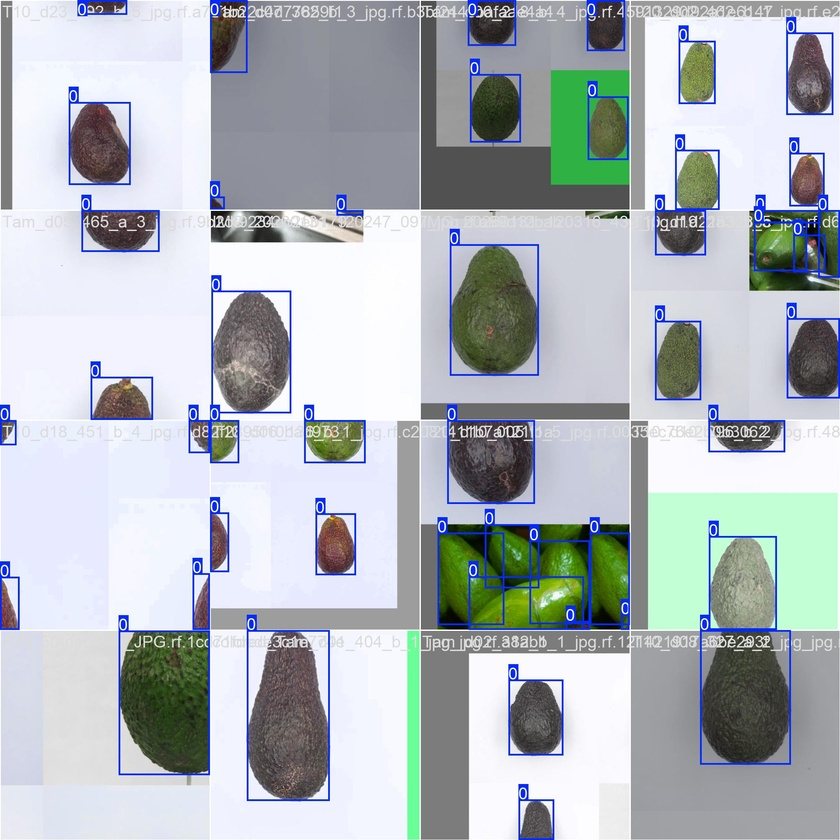
#> input picture backend/train_model/models_avocado-detect/yolo_avocado2/train_batch0.jpg, 840 x 840 px, shrunk from 1920 x 1920 before the run
$ python tune_avocado_colors.py
#> lines starting #> are read from the running program, lines starting #| are printed output that depends on the picture; after the words box and inside, x2 and y2 are one past the last pixel; in counts of white or black regions, pixels touching at a corner belong together
#> the answer given: models_avocado-detect/yolo_avocado2/train_batch0.jpg
import cv2
import numpy as np
from PIL import Image
import matplotlib.pyplot as plt

class AvocadoColorTuner:
    """Interactive tool for tuning avocado color detection parameters"""

    def __init__(self):
        self.image = None
        self.hsv = None

    def load_image(self, image_path):
        """Load an image for color analysis"""
        self.image = cv2.imread(image_path)
#> self.image is the input picture: shape (840, 840, 3); mean B, G, R 188.1, 183.1, 176.5
        if self.image is None:
            raise ValueError(f"Could not load image: {image_path}")
        self.hsv = cv2.cvtColor(self.image, cv2.COLOR_BGR2HSV)
#> self.hsv: shape (840, 840, 3); mean H, S, V 95.1, 35.6, 195.4
        print(f"✓ Loaded image: {image_path}")
        print(f"  Size: {self.image.shape[1]}x{self.image.shape[0]}")
#|   Size: 840x840
#|   Size: 840x840

    # [40 lines left out: function sample_color, not called in this run]

    def analyze_avocado_region(self, x, y, w, h):
        """
        Analyze HSV values in a rectangular region (e.g., an avocado)

        Args:
            x, y: Top-left corner
            w, h: Width and height
        """
        if self.hsv is None:
            raise ValueError("No image loaded. Call load_image() first.")

        region = self.hsv[y:y+h, x:x+w]

        # Statistics
        h_values = region[:, :, 0].flatten()
        s_values = region[:, :, 1].flatten()
        v_values = region[:, :, 2].flatten()

        print(f"\n🥑 Avocado Region Analysis ({w}x{h} pixels):")
        print(f"  H: min={np.min(h_values):.0f}, max={np.max(h_values):.0f}, "
              f"mean={np.mean(h_values):.1f}, median={np.median(h_values):.1f}")
        print(f"  S: min={np.min(s_values):.0f}, max={np.max(s_values):.0f}, "
              f"mean={np.mean(s_values):.1f}, median={np.median(s_values):.1f}")
        print(f"  V: min={np.min(v_values):.0f}, max={np.max(v_values):.0f}, "
              f"mean={np.mean(v_values):.1f}, median={np.median(v_values):.1f}")

        # Suggested ranges (with margin)
        margin_h, margin_s, margin_v = 5, 10, 10

        print(f"\n💡 Suggested HSV Range (with margin):")
        print(f"  Lower: [{max(0, np.min(h_values)-margin_h):.0f}, "
              f"{max(0, np.min(s_values)-margin_s):.0f}, "
              f"{max(0, np.min(v_values)-margin_v):.0f}]")
        print(f"  Upper: [{min(180, np.max(h_values)+margin_h):.0f}, "
              f"{min(255, np.max(s_values)+margin_s):.0f}, "
              f"{min(255, np.max(v_values)+margin_v):.0f}]")

        # Plot histograms
        self._plot_histograms(h_values, s_values, v_values)

        return {
            'h': {'min': np.min(h_values), 'max': np.max(h_values),
                  'mean': np.mean(h_values), 'median': np.median(h_values)},
            's': {'min': np.min(s_values), 'max': np.max(s_values),
                  'mean': np.mean(s_values), 'median': np.median(s_values)},
            'v': {'min': np.min(v_values), 'max': np.max(v_values),
                  'mean': np.mean(v_values), 'median': np.median(v_values)}
        }

    def _plot_histograms(self, h_values, s_values, v_values):
        """Plot HSV histograms"""
        fig, axes = plt.subplots(1, 3, figsize=(15, 4))

        axes[0].hist(h_values, bins=50, color='red', alpha=0.7)
        axes[0].set_title('Hue Distribution')
        axes[0].set_xlabel('Hue (0-180)')
        axes[0].set_ylabel('Frequency')
        axes[0].grid(alpha=0.3)

        axes[1].hist(s_values, bins=50, color='green', alpha=0.7)
        axes[1].set_title('Saturation Distribution')
        axes[1].set_xlabel('Saturation (0-255)')
        axes[1].set_ylabel('Frequency')
        axes[1].grid(alpha=0.3)

        axes[2].hist(v_values, bins=50, color='blue', alpha=0.7)
        axes[2].set_title('Value Distribution')
        axes[2].set_xlabel('Value (0-255)')
        axes[2].set_ylabel('Frequency')
        axes[2].grid(alpha=0.3)

        plt.tight_layout()
        plt.show()

    # [50 lines left out: function test_range, not called in this run]

    def interactive_sample(self, image_path):
        """
        Interactive tool to click on image and get HSV values

        Args:
            image_path: Path to image
        """
        self.load_image(image_path)

        print("\n🖱️  Interactive Color Sampler")
        print("=" * 50)
        print("Click on the image to sample colors.")
        print("Press 'q' to quit.")
        print("=" * 50)

        # Mouse callback
        def mouse_callback(event, x, y, flags, param):
            if event == cv2.EVENT_LBUTTONDOWN:
                self.sample_color(x, y, radius=10)

        # Create window and set callback
        cv2.namedWindow('Image - Click to Sample')
        cv2.setMouseCallback('Image - Click to Sample', mouse_callback)

        while True:
            cv2.imshow('Image - Click to Sample', self.image)
            if cv2.waitKey(1) & 0xFF == ord('q'):
#> (key q is pressed here)
                break

        cv2.destroyAllWindows()

    def compare_ranges(self, ranges_dict):
        """
        Compare multiple HSV ranges side by side

        Args:
            ranges_dict: Dictionary of {name: (lower, upper)}
        """
        if self.hsv is None:
            raise ValueError("No image loaded. Call load_image() first.")

        n_ranges = len(ranges_dict)
        fig, axes = plt.subplots(2, n_ranges, figsize=(5*n_ranges, 10))

        if n_ranges == 1:
            axes = axes.reshape(2, 1)

        for i, (name, (lower, upper)) in enumerate(ranges_dict.items()):
            lower = np.array(lower)
            upper = np.array(upper)

            mask = cv2.inRange(self.hsv, lower, upper)
            result = cv2.bitwise_and(self.image, self.image, mask=mask)

            # Mask
            axes[0, i].imshow(mask, cmap='gray')
            axes[0, i].set_title(f'{name}\nMask')
            axes[0, i].axis('off')

            # Result
            axes[1, i].imshow(cv2.cvtColor(result, cv2.COLOR_BGR2RGB))
            axes[1, i].set_title(f'{name}\nDetection')
            axes[1, i].axis('off')
#> this loop made 5 passes
#> pass 1, in compare_ranges, `mask = cv2.inRange(self.hsv, lower, upper)`:
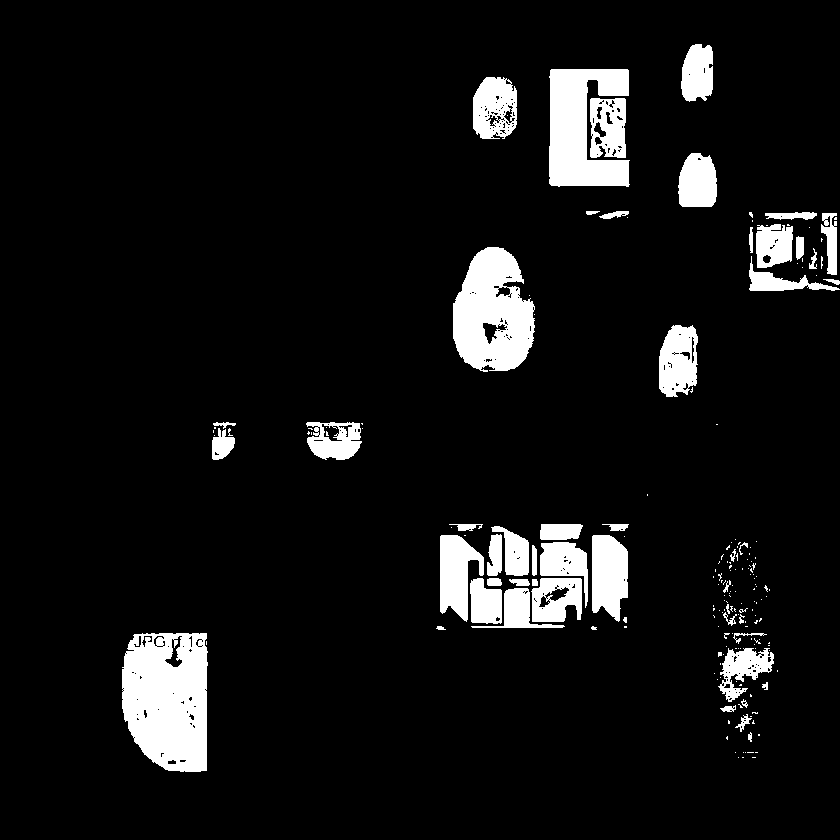
#> mask: shape (840, 840); 7.8% white; 195 white regions (145 under 20 px), largest, box (x1, y1, x2, y2) and area: (122, 633, 208, 772) 10076, (453, 247, 535, 372) 7311, (549, 69, 630, 187) 6429
#> pass 1, in compare_ranges, `result = cv2.bitwise_and(self.image, self.image, mask=mask)`:
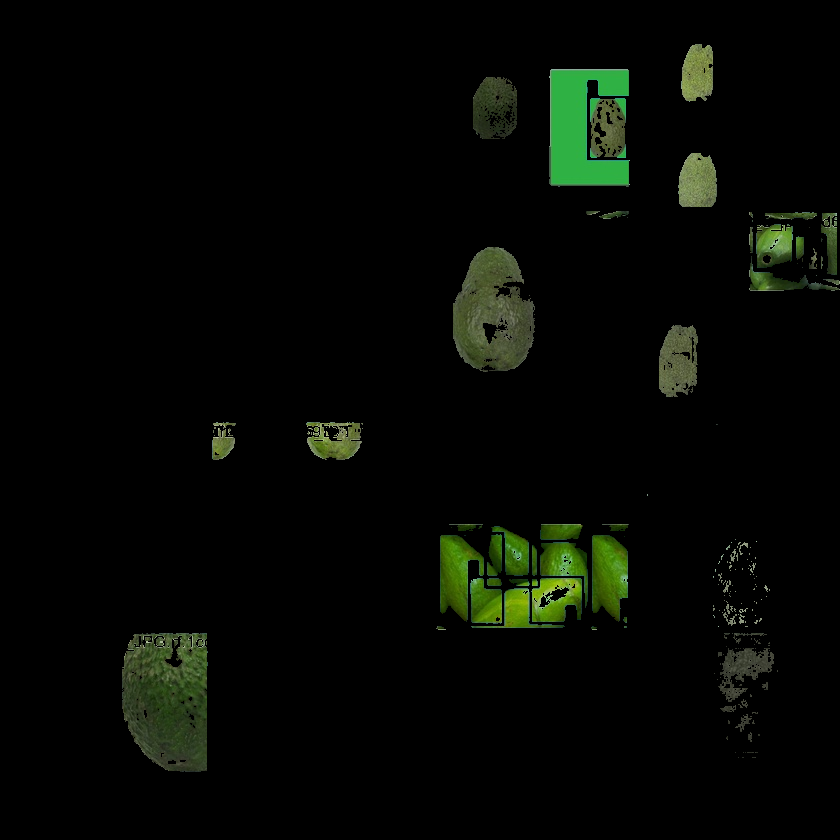
#> result: shape (840, 840, 3); mean B, G, R 3.7, 8.2, 5.5
#> pass 2, in compare_ranges, `mask = cv2.inRange(self.hsv, lower, upper)`:
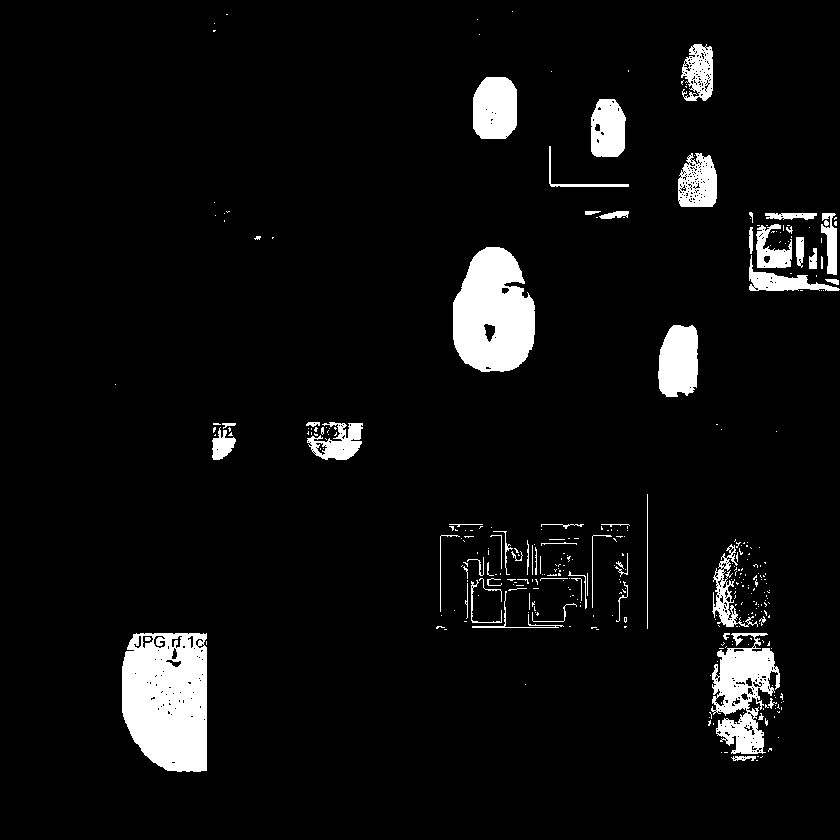
#> mask: shape (840, 840); 5.9% white; 344 white regions (280 under 20 px), largest, box (x1, y1, x2, y2) and area: (122, 633, 207, 772) 10158, (453, 247, 535, 372) 7807, (711, 633, 780, 754) 4416
#> pass 2, in compare_ranges, `result = cv2.bitwise_and(self.image, self.image, mask=mask)`:
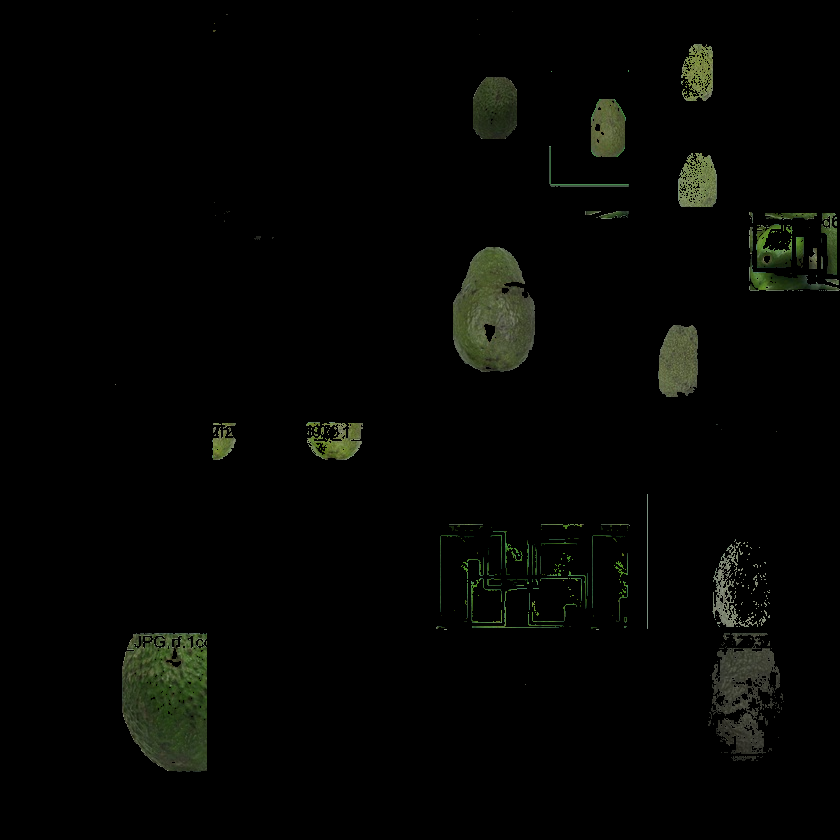
#> result: shape (840, 840, 3); mean B, G, R 3.1, 5.1, 4.2
#> after the loop: result: shape (840, 840, 3); mean H, S, V 0.3, 0.3, 0.3

        plt.tight_layout()
        plt.show()
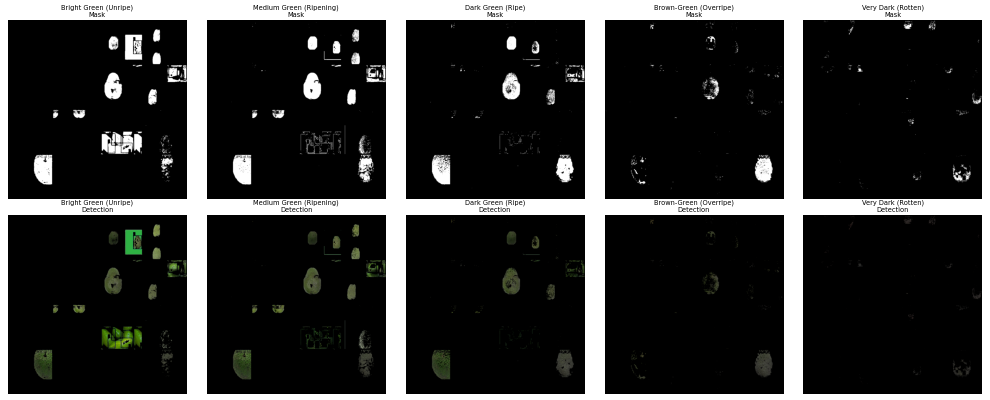
#> figure drawn by matplotlib, 10 panels

def main():
    """Example usage of the color tuner"""
    tuner = AvocadoColorTuner()

    print("🥑 Avocado Color Detection Tuner")
    print("=" * 60)
    print("\nThis tool helps you find the right HSV color ranges")
    print("for detecting avocados in your images.\n")

    # Example 1: Sample specific colors
    print("Example 1: Sample Color from Specific Point")
    print("-" * 60)
    image_path = input("Enter path to avocado image: ")

    try:
        tuner.load_image(image_path)

        # Interactive sampling
        print("\nStarting interactive mode...")
        tuner.interactive_sample(image_path)

    except Exception as e:
        print(f"Error: {e}")
        return

    # Example 2: Test predefined ranges
    print("\n\nExample 2: Test Current Detection Ranges")
    print("-" * 60)

    ranges_to_test = {
        'Bright Green (Unripe)': ([35, 40, 40], [85, 255, 200]),
        'Medium Green (Ripening)': ([30, 30, 30], [75, 200, 150]),
        'Dark Green (Ripe)': ([25, 20, 20], [65, 180, 100]),
        'Brown-Green (Overripe)': ([20, 15, 15], [40, 150, 80]),
        'Very Dark (Rotten)': ([0, 0, 20], [30, 100, 60]),
    }

    print("Comparing all 5 detection ranges...")
    tuner.compare_ranges(ranges_to_test)

    # Example 3: Analyze specific region
    print("\n\nExample 3: Analyze Specific Region")
    print("-" * 60)

    try:
        x = int(input("Enter region x (top-left): "))
#> the answer given: 3
        y = int(input("Enter region y (top-left): "))
#> the answer given: 3
        w = int(input("Enter region width: "))
#> the answer given: 100
        h = int(input("Enter region height: "))
#> the answer given: 100

        tuner.analyze_avocado_region(x, y, w, h)
#> in analyze_avocado_region, `region = self.hsv[y:y+h, x:x+w]`: region: shape (100, 100, 3); mean H, S, V 105, 18.5, 237
#> in analyze_avocado_region, `h_values = region[:, :, 0].flatten()`: h_values = 10000 values, max 178 at index 299, min 0 at index 0, mean 105
#> in analyze_avocado_region, `s_values = region[:, :, 1].flatten()`: s_values = 10000 values, max 255 at index 777, min 0 at index 0, mean 18.53
#> in analyze_avocado_region, `v_values = region[:, :, 2].flatten()`: v_values = 10000 values, max 255 at index 10, min 47 at index 392, mean 237
#|   H: min=0, max=178, mean=105.0, median=113.0
#|   S: min=0, max=255, mean=18.5, median=13.0
#|   V: min=47, max=255, mean=237.0, median=253.0
#|   Lower: [0, 0, 37]
#|   Upper: [180, 255, 255]
#> in _plot_histograms, `plt.show()`:
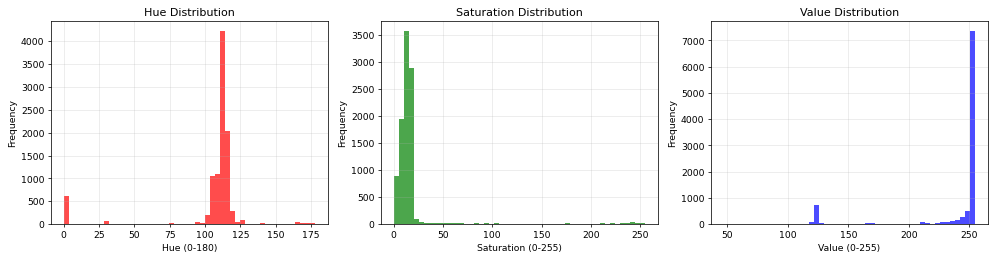
#> figure drawn by matplotlib, 3 panels; panel 1: tallest bar 4224 high, from x = 110.4 to 113.9; panel 2: tallest bar 3573 high, from x = 10.2 to 15.3; panel 3: tallest bar 7361 high, from x = 250.8 to 255

    except ValueError:
        print("Skipping region analysis...")

    print("\n✓ Color tuning session complete!")

if __name__ == "__main__":
    main()

$ run again, on backend/train_model/models_avocado-detect/yolo_avocado2/train_batch2.jpg
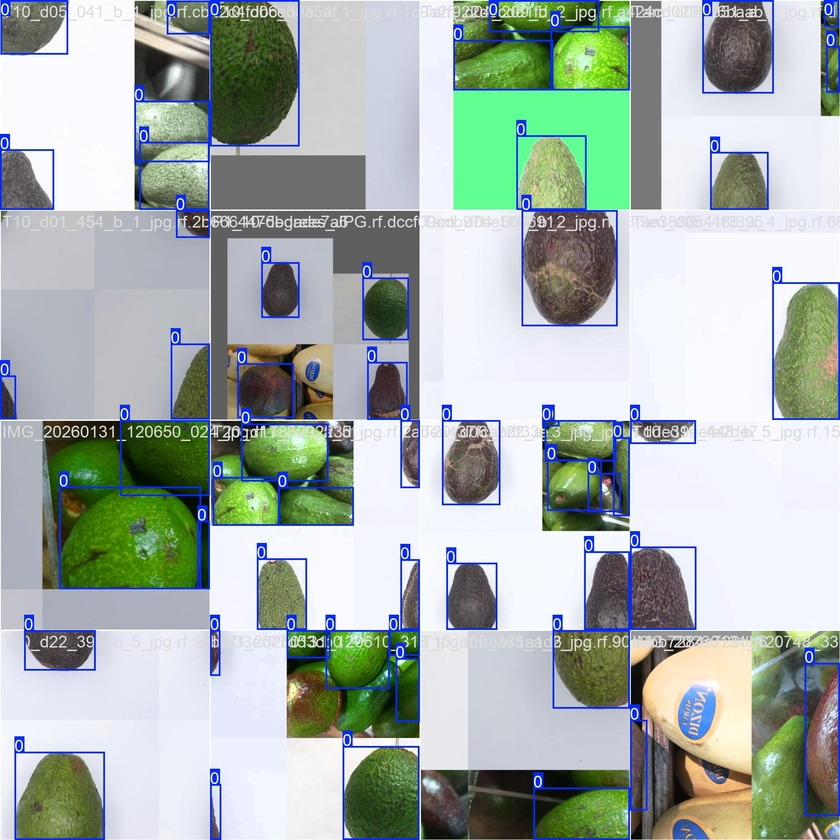
#> input picture backend/train_model/models_avocado-detect/yolo_avocado2/train_batch2.jpg, 840 x 840 px, shrunk from 1920 x 1920 before the run
#> in load_image, self.image is the input picture: shape (840, 840, 3); mean B, G, R 172.6, 177.1, 166.5
#> self.hsv: shape (840, 840, 3); mean H, S, V 87.4, 56.5, 190
#|   Size: 840x840
#|   Size: 840x840
#> the loop in compare_ranges, `for i, (name, (lower, upper)) in enumerate(ranges_dict.items()):` made 5 passes
#> pass 1, in compare_ranges, `mask = cv2.inRange(self.hsv, lower, upper)`:
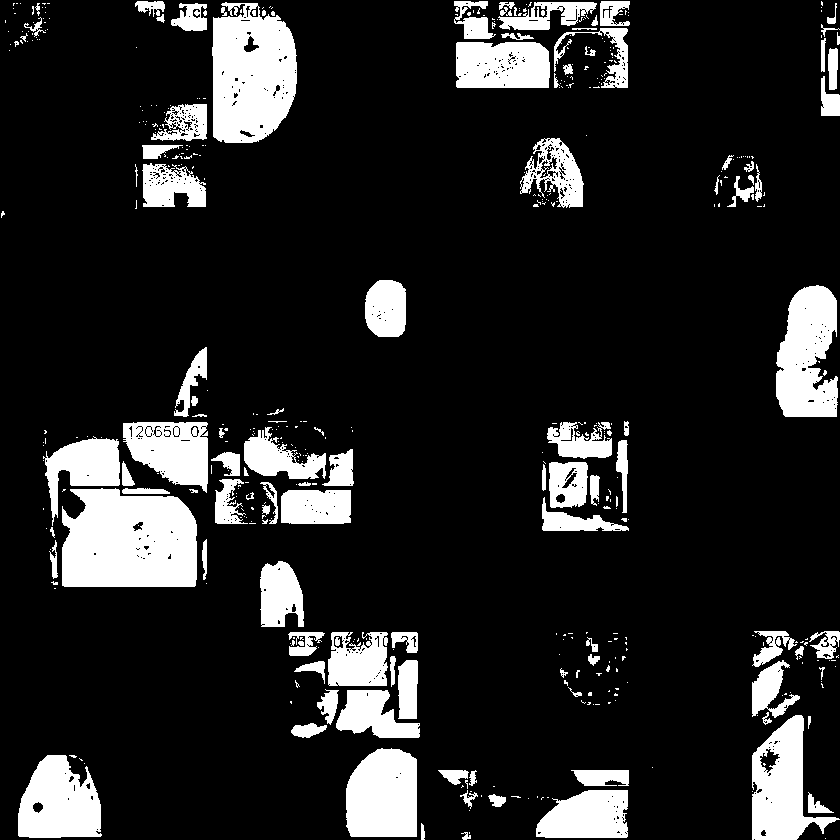
#> mask: shape (840, 840); 14.8% white; 468 white regions (353 under 20 px), largest, box (x1, y1, x2, y2) and area: (62, 488, 197, 587) 11752, (212, 2, 297, 143) 9508, (776, 285, 838, 417) 6238
#> region: shape (100, 100, 3); mean H, S, V 99.6, 17.1, 216
#> h_values = 10000 values, max 173 at index 472, min 0 at index 68, mean 99.58
#> s_values = 10000 values, max 250 at index 4, min 0 at index 68, mean 17.11
#> v_values = 10000 values, max 255 at index 1, min 62 at index 2805, mean 216
#|   H: min=0, max=173, mean=99.6, median=126.0
#|   S: min=0, max=250, mean=17.1, median=5.0
#|   V: min=62, max=255, mean=216.0, median=255.0
#|   Lower: [0, 0, 52]
#|   Upper: [178, 255, 255]
#> in _plot_histograms, `plt.show()`:
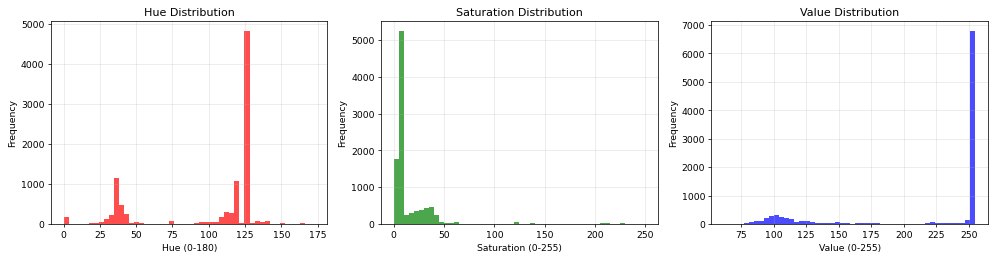
#> figure drawn by matplotlib, 3 panels; panel 1: tallest bar 4816 high, from x = 124.6 to 128; panel 2: tallest bar 5243 high, from x = 5 to 10; panel 3: tallest bar 6795 high, from x = 251.1 to 255
